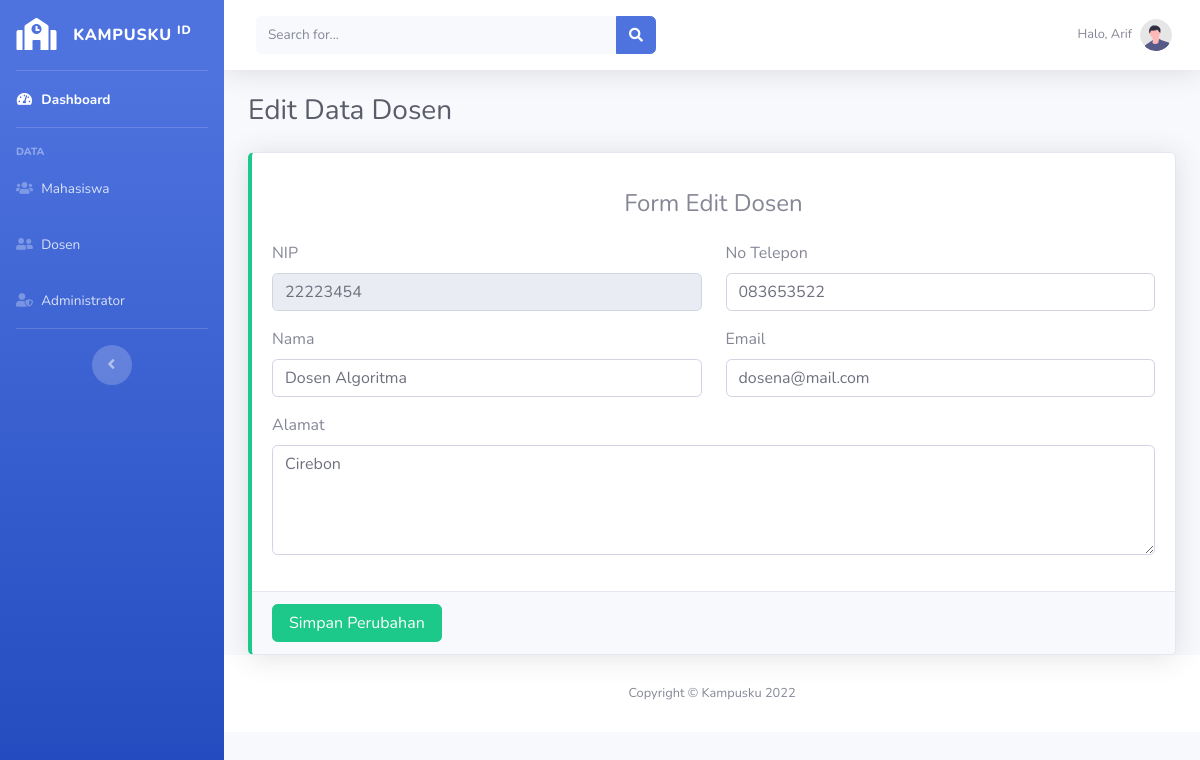
Screenshot of /uas/editdosen.php?nip=22223454 (signed in) with the database file from the repository.
### tables this page shows
CREATE TABLE `dosen` (
  `nip` int(8) NOT NULL,
  `nama` varchar(100) NOT NULL,
  `telepon` varchar(100) NOT NULL,
  `email` varchar(100) NOT NULL,
  `alamat` text NOT NULL
);

### uas/editdosen.php (the view, shortened to what this page needs)
<?php
include("./connection.php");
if (isset($_POST['submit'])) {
    $nip        = htmlentities(strip_tags(trim($_POST['nip'])));
    $nama       = htmlentities(strip_tags(trim($_POST['nama'])));
    $telepon    = htmlentities(strip_tags(trim($_POST['telepon'])));
    $email      = htmlentities(strip_tags(trim($_POST['email'])));
    $alamat     = htmlentities(strip_tags(trim($_POST['alamat'])));
    $pesan_error = "";
    if (empty($nip)) {
        $pesan_error .= "NIP harus diisi! <br>";
    }
    $nip = mysqli_real_escape_string($link, $nip);
    $result = mysqli_query($link, "SELECT * FROM dosen WHERE nip='$nip'");
    $data_mhs = mysqli_num_rows($result);
    if ($data_mhs >= 1) {
        $pesan_error .= "Field nip yang sama sudah digunakan oleh dosen lain! <br>";
    }
    if (empty($nama)) {
        $pesan_error .= "Nama harus diisi! <br>";
    }
    if (empty($telepon)) {
        $pesan_error .= "Telepon harus diisi! <br>";
    }
    if (empty($email)) {
        $pesan_error .= "Email harus diisi! <br>";
    }
    if (empty($alamat)) {
        $pesan_error .= "Alamat harus diisi! <br>";
    }
    if ($pesan_error === "") {
        $nip        = mysqli_real_escape_string($link, $nip);
        $nama       = mysqli_real_escape_string($link, $nama);
        $telepon    = mysqli_real_escape_string($link, $telepon);
        $email      = mysqli_real_escape_string($link, $email);
        $alamat     = mysqli_real_escape_string($link, $alamat);
        $query  = "UPDATE dosen SET nip='$nip', nama='$nama', telepon='$telepon', email='$email', alamat='$alamat' WHERE nip='$nip'";
        $result = mysqli_query($link, $query);
        if ($result) {
            $pesan = "Dosen $username telah berhasil diperbarui!";
            $pesan = urlencode($pesan);
            header("location:dosen.php?msg=$pesan");
        } else {
            die("Dosen $username tidak berhasil diperbarui : err - " . mysqli_errno($link) . " - " . mysqli_error($link));
        }
    }
} else {
    $nip = htmlentities(strip_tags(trim($_GET['nip'])));
    $nip = mysqli_real_escape_string($link, $nip);
    $result = mysqli_query($link, "SELECT * FROM dosen WHERE nip='$nip'");
    $data = mysqli_fetch_assoc($result);
    $nip            = $data['nip'];
    $nama           = $data['nama'];
    $telepon        = $data['telepon'];
    $email          = $data['email'];
    $alamat         = $data['alamat'];
}
?>
<!DOCTYPE html>
<html lang="en">
<head>
    <?php include('./template/css.php'); ?>
</head>
<body id="page-top">
    <div id="wrapper">
        <?php include('./template/sidebar.php'); ?>
        <div id="content-wrapper" class="d-flex flex-column">
            <div id="content">
                <?php include('./template/navbar.php'); ?>
                <div class="container-fluid">
                    <div class="d-sm-flex align-items-center justify-content-between mb-4">
                        <h1 class="h3 mb-0 text-gray-800">Edit Data Dosen</h1>
                    </div>
                    <div class="row">
                        <div class="col-md-12">
                            <div class="card border-left-success shadow">
                                <form action="./adddosen.php" method="post">
                                    <div class="card-body">
                                        <div class="row">
                                            <div class="col-12">
                                                <h4 class="text-center mt-3 mb-4">Form Edit Dosen</h4>
                                                <div class="row">
                                                    <div class="col-md-6">
                                                        <div class="form-group mb-3">
                                                            <label for="nip">NIP</label>
                                                            <input type="number" min="0" name="nip" id="nip" class="form-control border-1 " readonly value="<?= $nip; ?>">
                                                        </div>
                                                        <div class="form-group mb-3">
                                                            <label for="nama">Nama</label>
                                                            <input type="text" name="nama" id="nama" class="form-control border-1 " placeholder="Masukan nama..." value="<?= $nama; ?>">
                                                        </div>
                                                    </div>
                                                    <div class="col-md-6">
                                                        <div class="form-group mb-3">
                                                            <label for="telepon">No Telepon</label>
                                                            <input type="number" min="0" name="telepon" id="telepon" class="form-control border-1 " placeholder="Masukan no telepon..." value="<?= $telepon; ?>">
                                                        </div>
                                                        <div class="form-group mb-3">
                                                            <label for="email">Email</label>
                                                            <input type="text" name="email" id="email" class="form-control border-1 " placeholder="Masukan email..." value="<?= $email; ?>">
                                                        </div>
                                                    </div>
                                                </div>
                                                <div class="form-group">
                                                    <label for="alamat">Alamat</label>
                                                    <textarea class="form-control" name="alamat" id="alamat" rows="4" placeholder="Masukan alamat"><?= $alamat; ?></textarea>
                                                </div>
                                            </div>
                                        </div>
                                    </div>
                                    <div class="card-footer">
                                        <button type="submit" name="submit" class="btn btn-success px-3 float-end">Simpan Perubahan</button>
                                    </div>
                                </form>
                            </div>
                        </div>
                    </div>
                </div>
                <?php include('./template/footer.php'); ?>
            </div>
        </div>
</body>
</html>

### rows the page displays
dosen: nip "22223454", nama "Dosen Algoritma", telepon "083653522", email "dosena@mail.com", alamat "Cirebon"

### other values shown
$_SESSION['nama'] "Arif"
